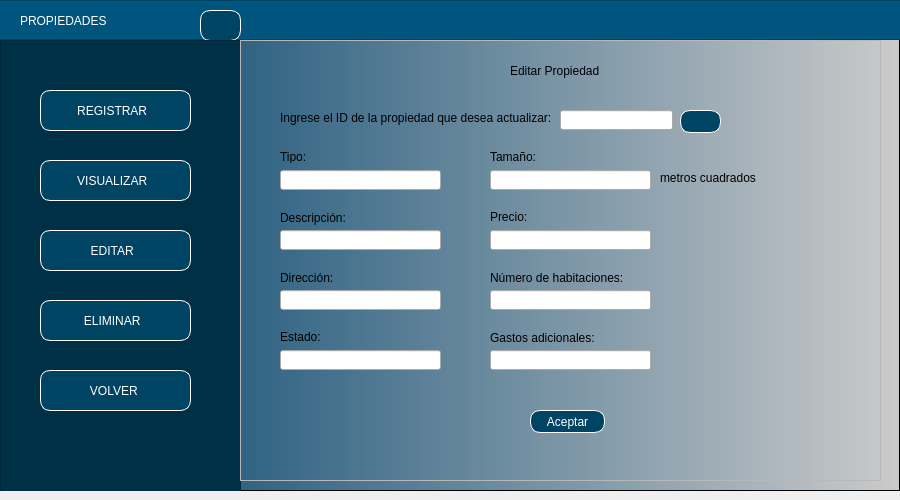
<?xml version="1.0" encoding="UTF-8"?>
<ui version="4.0">
 <class>MainWindow</class>
 <widget class="QMainWindow" name="MainWindow">
  <property name="geometry">
   <rect>
    <x>0</x>
    <y>0</y>
    <width>900</width>
    <height>500</height>
   </rect>
  </property>
  <property name="minimumSize">
   <size>
    <width>900</width>
    <height>500</height>
   </size>
  </property>
  <property name="maximumSize">
   <size>
    <width>900</width>
    <height>16777215</height>
   </size>
  </property>
  <property name="windowTitle">
   <string>MainWindow</string>
  </property>
  <widget class="QWidget" name="centralwidget">
   <layout class="QHBoxLayout" name="horizontalLayout" stretch="0">
    <property name="leftMargin">
     <number>0</number>
    </property>
    <property name="topMargin">
     <number>0</number>
    </property>
    <property name="rightMargin">
     <number>0</number>
    </property>
    <item>
     <widget class="QFrame" name="framefondo">
      <property name="styleSheet">
       <string notr="true">QWidget#framefondo{
background-color: qlineargradient(spread:pad, x1:0, y1:0, x2:1, y2:0, stop:0.039548 rgba(0, 67, 109, 255), stop:1 rgba(203, 203, 203, 255));}</string>
      </property>
      <property name="frameShape">
       <enum>QFrame::StyledPanel</enum>
      </property>
      <property name="frameShadow">
       <enum>QFrame::Raised</enum>
      </property>
      <widget class="QFrame" name="frame_superior">
       <property name="geometry">
        <rect>
         <x>-10</x>
         <y>0</y>
         <width>911</width>
         <height>40</height>
        </rect>
       </property>
       <property name="maximumSize">
        <size>
         <width>16777215</width>
         <height>40</height>
        </size>
       </property>
       <property name="styleSheet">
        <string notr="true">background-color: rgb(0, 85, 127);</string>
       </property>
       <property name="frameShape">
        <enum>QFrame::StyledPanel</enum>
       </property>
       <property name="frameShadow">
        <enum>QFrame::Raised</enum>
       </property>
       <widget class="QLabel" name="label">
        <property name="geometry">
         <rect>
          <x>30</x>
          <y>10</y>
          <width>181</width>
          <height>21</height>
         </rect>
        </property>
        <property name="styleSheet">
         <string notr="true">font: 16pt &quot;Arial&quot;;
color: white;</string>
        </property>
        <property name="text">
         <string>PROPIEDADES</string>
        </property>
       </widget>
       <widget class="QPushButton" name="pushButton_5">
        <property name="geometry">
         <rect>
          <x>210</x>
          <y>10</y>
          <width>41</width>
          <height>31</height>
         </rect>
        </property>
        <property name="styleSheet">
         <string notr="true">QPushButton{
font: 87 9pt &quot;Arial&quot;;
background-color: rgb(0, 68, 100);
color:white;
border:1px solid white;
border-radius: 10px;
}


QPushButton:hover {
background-color:qlineargradient(spread:pad, x1:0, y1:0, x2:1, y2:0, stop:0.039548 rgba(0, 67, 109, 255), stop:1 rgba(203, 203, 203, 255))
}</string>
        </property>
        <property name="text">
         <string/>
        </property>
        <property name="icon">
         <iconset>
          <normaloff>../../PROYECTO 1/Interfaz Grafica/Imagenes/menu.png</normaloff>../../PROYECTO 1/Interfaz Grafica/Imagenes/menu.png</iconset>
        </property>
       </widget>
      </widget>
      <widget class="QFrame" name="frameBotones">
       <property name="geometry">
        <rect>
         <x>0</x>
         <y>40</y>
         <width>241</width>
         <height>461</height>
        </rect>
       </property>
       <property name="styleSheet">
        <string notr="true">QFrame{
background-color: rgb(0, 48, 70)
}


QPushButton{
font: 87 9pt &quot;Arial&quot;;
background-color: rgb(0, 68, 100);
color:white;
border:1px solid white;
border-radius: 10px;
}


QPushButton:hover {
background-color:qlineargradient(spread:pad, x1:0, y1:0, x2:1, y2:0, stop:0.039548 rgba(0, 67, 109, 255), stop:1 rgba(203, 203, 203, 255))
}</string>
       </property>
       <property name="frameShape">
        <enum>QFrame::StyledPanel</enum>
       </property>
       <property name="frameShadow">
        <enum>QFrame::Raised</enum>
       </property>
       <widget class="QPushButton" name="pushButton">
        <property name="geometry">
         <rect>
          <x>40</x>
          <y>50</y>
          <width>151</width>
          <height>41</height>
         </rect>
        </property>
        <property name="layoutDirection">
         <enum>Qt::RightToLeft</enum>
        </property>
        <property name="styleSheet">
         <string notr="true"/>
        </property>
        <property name="text">
         <string>REGISTRAR  </string>
        </property>
        <property name="icon">
         <iconset>
          <normaloff>../../PROYECTO 1/Interfaz Grafica/Imagenes/registrar.png</normaloff>../../PROYECTO 1/Interfaz Grafica/Imagenes/registrar.png</iconset>
        </property>
       </widget>
       <widget class="QPushButton" name="pushButton_2">
        <property name="geometry">
         <rect>
          <x>40</x>
          <y>120</y>
          <width>151</width>
          <height>41</height>
         </rect>
        </property>
        <property name="layoutDirection">
         <enum>Qt::RightToLeft</enum>
        </property>
        <property name="styleSheet">
         <string notr="true"/>
        </property>
        <property name="text">
         <string>VISUALIZAR  </string>
        </property>
        <property name="icon">
         <iconset>
          <normaloff>../../PROYECTO 1/Interfaz Grafica/Imagenes/buscar.png</normaloff>../../PROYECTO 1/Interfaz Grafica/Imagenes/buscar.png</iconset>
        </property>
       </widget>
       <widget class="QPushButton" name="pushButton_3">
        <property name="geometry">
         <rect>
          <x>40</x>
          <y>190</y>
          <width>151</width>
          <height>41</height>
         </rect>
        </property>
        <property name="layoutDirection">
         <enum>Qt::RightToLeft</enum>
        </property>
        <property name="styleSheet">
         <string notr="true"/>
        </property>
        <property name="text">
         <string>EDITAR  </string>
        </property>
        <property name="icon">
         <iconset>
          <normaloff>../../PROYECTO 1/Interfaz Grafica/Imagenes/actualizar.png</normaloff>../../PROYECTO 1/Interfaz Grafica/Imagenes/actualizar.png</iconset>
        </property>
       </widget>
       <widget class="QPushButton" name="pushButton_4">
        <property name="geometry">
         <rect>
          <x>40</x>
          <y>260</y>
          <width>151</width>
          <height>41</height>
         </rect>
        </property>
        <property name="layoutDirection">
         <enum>Qt::RightToLeft</enum>
        </property>
        <property name="styleSheet">
         <string notr="true"/>
        </property>
        <property name="text">
         <string>ELIMINAR  </string>
        </property>
        <property name="icon">
         <iconset>
          <normaloff>../../PROYECTO 1/Interfaz Grafica/Imagenes/eliminar.png</normaloff>../../PROYECTO 1/Interfaz Grafica/Imagenes/eliminar.png</iconset>
        </property>
       </widget>
       <widget class="QPushButton" name="pushButton_11">
        <property name="geometry">
         <rect>
          <x>40</x>
          <y>330</y>
          <width>151</width>
          <height>41</height>
         </rect>
        </property>
        <property name="layoutDirection">
         <enum>Qt::RightToLeft</enum>
        </property>
        <property name="text">
         <string>VOLVER </string>
        </property>
        <property name="icon">
         <iconset>
          <normaloff>../../PROYECTO 1/Interfaz Grafica/Imagenes/volver.png</normaloff>../../PROYECTO 1/Interfaz Grafica/Imagenes/volver.png</iconset>
        </property>
       </widget>
      </widget>
      <widget class="QFrame" name="framePaginas">
       <property name="geometry">
        <rect>
         <x>240</x>
         <y>40</y>
         <width>641</width>
         <height>441</height>
        </rect>
       </property>
       <property name="frameShape">
        <enum>QFrame::StyledPanel</enum>
       </property>
       <property name="frameShadow">
        <enum>QFrame::Raised</enum>
       </property>
       <widget class="QStackedWidget" name="stackedWidget">
        <property name="geometry">
         <rect>
          <x>-10</x>
          <y>0</y>
          <width>671</width>
          <height>431</height>
         </rect>
        </property>
        <property name="currentIndex">
         <number>0</number>
        </property>
        <widget class="QWidget" name="pageEditar">
         <widget class="QPushButton" name="btnAceptar">
          <property name="geometry">
           <rect>
            <x>300</x>
            <y>370</y>
            <width>75</width>
            <height>23</height>
           </rect>
          </property>
          <property name="styleSheet">
           <string notr="true">QPushButton{
font: 87 9pt &quot;Arial&quot;;
background-color: rgb(0, 68, 100);
color:white;
border:1px solid white;
border-radius: 10px;
}


QPushButton:hover {
background-color:rgb(0, 101, 148);
}</string>
          </property>
          <property name="text">
           <string>Aceptar</string>
          </property>
         </widget>
         <widget class="QLabel" name="label_15">
          <property name="geometry">
           <rect>
            <x>280</x>
            <y>10</y>
            <width>261</width>
            <height>41</height>
           </rect>
          </property>
          <property name="styleSheet">
           <string notr="true">font: 12pt &quot;Arial&quot;;</string>
          </property>
          <property name="text">
           <string>Editar Propiedad</string>
          </property>
         </widget>
         <widget class="QLabel" name="label_16">
          <property name="geometry">
           <rect>
            <x>50</x>
            <y>70</y>
            <width>291</width>
            <height>16</height>
           </rect>
          </property>
          <property name="styleSheet">
           <string notr="true">font: 9pt &quot;Arial&quot;;
</string>
          </property>
          <property name="text">
           <string>Ingrese el ID de la propiedad que desea actualizar:</string>
          </property>
         </widget>
         <widget class="QLineEdit" name="txtIDpropiedad">
          <property name="geometry">
           <rect>
            <x>330</x>
            <y>70</y>
            <width>113</width>
            <height>20</height>
           </rect>
          </property>
         </widget>
         <widget class="QPushButton" name="btnbuscar">
          <property name="geometry">
           <rect>
            <x>450</x>
            <y>70</y>
            <width>41</width>
            <height>23</height>
           </rect>
          </property>
          <property name="styleSheet">
           <string notr="true">QPushButton{
background-color: rgb(0, 68, 100);
border:1px solid white;
border-radius: 10px;
}


QPushButton:hover {
background-color:rgb(0, 101, 148);
}</string>
          </property>
          <property name="text">
           <string/>
          </property>
          <property name="icon">
           <iconset>
            <normaloff>../../PROYECTO 1/Interfaz Grafica/Imagenes/buscar.png</normaloff>../../PROYECTO 1/Interfaz Grafica/Imagenes/buscar.png</iconset>
          </property>
         </widget>
         <widget class="QLabel" name="label_17">
          <property name="geometry">
           <rect>
            <x>50</x>
            <y>110</y>
            <width>47</width>
            <height>13</height>
           </rect>
          </property>
          <property name="text">
           <string/>
          </property>
         </widget>
         <widget class="QLabel" name="label_18">
          <property name="geometry">
           <rect>
            <x>50</x>
            <y>110</y>
            <width>47</width>
            <height>13</height>
           </rect>
          </property>
          <property name="styleSheet">
           <string notr="true">font: 9pt &quot;Arial&quot;;</string>
          </property>
          <property name="text">
           <string>Tipo:</string>
          </property>
         </widget>
         <widget class="QLineEdit" name="txtTipo">
          <property name="geometry">
           <rect>
            <x>50</x>
            <y>130</y>
            <width>161</width>
            <height>20</height>
           </rect>
          </property>
         </widget>
         <widget class="QLabel" name="label_19">
          <property name="geometry">
           <rect>
            <x>260</x>
            <y>110</y>
            <width>47</width>
            <height>13</height>
           </rect>
          </property>
          <property name="styleSheet">
           <string notr="true">font: 9pt &quot;Arial&quot;;</string>
          </property>
          <property name="text">
           <string>Tamaño:</string>
          </property>
         </widget>
         <widget class="QLabel" name="label_20">
          <property name="geometry">
           <rect>
            <x>50</x>
            <y>170</y>
            <width>71</width>
            <height>16</height>
           </rect>
          </property>
          <property name="styleSheet">
           <string notr="true">font: 9pt &quot;Arial&quot;;</string>
          </property>
          <property name="text">
           <string>Descripción:</string>
          </property>
         </widget>
         <widget class="QLabel" name="label_21">
          <property name="geometry">
           <rect>
            <x>260</x>
            <y>170</y>
            <width>47</width>
            <height>13</height>
           </rect>
          </property>
          <property name="styleSheet">
           <string notr="true">font: 9pt &quot;Arial&quot;;</string>
          </property>
          <property name="text">
           <string>Precio:</string>
          </property>
         </widget>
         <widget class="QLabel" name="label_22">
          <property name="geometry">
           <rect>
            <x>50</x>
            <y>230</y>
            <width>71</width>
            <height>16</height>
           </rect>
          </property>
          <property name="styleSheet">
           <string notr="true">font: 9pt &quot;Arial&quot;;</string>
          </property>
          <property name="text">
           <string>Dirección:</string>
          </property>
         </widget>
         <widget class="QLabel" name="label_23">
          <property name="geometry">
           <rect>
            <x>260</x>
            <y>230</y>
            <width>151</width>
            <height>16</height>
           </rect>
          </property>
          <property name="styleSheet">
           <string notr="true">font: 9pt &quot;Arial&quot;;</string>
          </property>
          <property name="text">
           <string>Número de habitaciones:</string>
          </property>
         </widget>
         <widget class="QLabel" name="label_24">
          <property name="geometry">
           <rect>
            <x>50</x>
            <y>290</y>
            <width>47</width>
            <height>13</height>
           </rect>
          </property>
          <property name="styleSheet">
           <string notr="true">font: 9pt &quot;Arial&quot;;</string>
          </property>
          <property name="text">
           <string>Estado:</string>
          </property>
         </widget>
         <widget class="QLabel" name="label_25">
          <property name="geometry">
           <rect>
            <x>260</x>
            <y>290</y>
            <width>141</width>
            <height>16</height>
           </rect>
          </property>
          <property name="styleSheet">
           <string notr="true">font: 9pt &quot;Arial&quot;;</string>
          </property>
          <property name="text">
           <string>Gastos adicionales:</string>
          </property>
         </widget>
         <widget class="QLineEdit" name="txtTam">
          <property name="geometry">
           <rect>
            <x>260</x>
            <y>130</y>
            <width>161</width>
            <height>20</height>
           </rect>
          </property>
         </widget>
         <widget class="QLineEdit" name="txtDescripcion">
          <property name="geometry">
           <rect>
            <x>50</x>
            <y>190</y>
            <width>161</width>
            <height>20</height>
           </rect>
          </property>
         </widget>
         <widget class="QLineEdit" name="Txtprecio">
          <property name="geometry">
           <rect>
            <x>260</x>
            <y>190</y>
            <width>161</width>
            <height>20</height>
           </rect>
          </property>
         </widget>
         <widget class="QLineEdit" name="txtDireccion">
          <property name="geometry">
           <rect>
            <x>50</x>
            <y>250</y>
            <width>161</width>
            <height>20</height>
           </rect>
          </property>
         </widget>
         <widget class="QLineEdit" name="txtNumH">
          <property name="geometry">
           <rect>
            <x>260</x>
            <y>250</y>
            <width>161</width>
            <height>20</height>
           </rect>
          </property>
         </widget>
         <widget class="QLineEdit" name="txtEstado">
          <property name="geometry">
           <rect>
            <x>50</x>
            <y>310</y>
            <width>161</width>
            <height>20</height>
           </rect>
          </property>
         </widget>
         <widget class="QLineEdit" name="txtGastosA">
          <property name="geometry">
           <rect>
            <x>260</x>
            <y>310</y>
            <width>161</width>
            <height>20</height>
           </rect>
          </property>
         </widget>
         <widget class="QLabel" name="label_26">
          <property name="geometry">
           <rect>
            <x>430</x>
            <y>130</y>
            <width>111</width>
            <height>16</height>
           </rect>
          </property>
          <property name="text">
           <string>metros cuadrados</string>
          </property>
         </widget>
        </widget>
       </widget>
      </widget>
     </widget>
    </item>
   </layout>
  </widget>
 </widget>
 <resources/>
 <connections/>
</ui>
